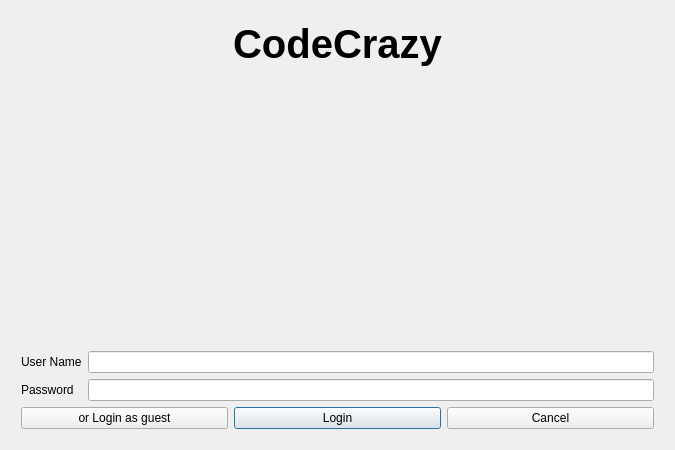
<?xml version="1.0" encoding="UTF-8"?>
<ui version="4.0">
 <class>LoginDialog</class>
 <widget class="QDialog" name="LoginDialog">
  <property name="geometry">
   <rect>
    <x>0</x>
    <y>0</y>
    <width>675</width>
    <height>450</height>
   </rect>
  </property>
  <property name="sizePolicy">
   <sizepolicy hsizetype="Minimum" vsizetype="Minimum">
    <horstretch>0</horstretch>
    <verstretch>0</verstretch>
   </sizepolicy>
  </property>
  <property name="windowTitle">
   <string>Login</string>
  </property>
  <layout class="QVBoxLayout" name="verticalLayout_2">
   <item>
    <layout class="QVBoxLayout" name="verticalLayout">
     <property name="leftMargin">
      <number>10</number>
     </property>
     <property name="topMargin">
      <number>10</number>
     </property>
     <property name="rightMargin">
      <number>10</number>
     </property>
     <property name="bottomMargin">
      <number>10</number>
     </property>
     <item>
      <layout class="QHBoxLayout" name="CodeCrazy_HL">
       <item>
        <widget class="QLabel" name="label">
         <property name="font">
          <font>
           <pointsize>30</pointsize>
           <italic>false</italic>
           <bold>true</bold>
           <underline>false</underline>
          </font>
         </property>
         <property name="text">
          <string>CodeCrazy</string>
         </property>
         <property name="alignment">
          <set>Qt::AlignmentFlag::AlignHCenter|Qt::AlignmentFlag::AlignTop</set>
         </property>
        </widget>
       </item>
      </layout>
     </item>
     <item>
      <layout class="QGridLayout" name="gridLayout">
       <item row="1" column="0">
        <widget class="QLabel" name="Password_L">
         <property name="text">
          <string>Password</string>
         </property>
        </widget>
       </item>
       <item row="0" column="0">
        <widget class="QLabel" name="UserName_L">
         <property name="text">
          <string>User Name</string>
         </property>
        </widget>
       </item>
       <item row="0" column="1">
        <widget class="QLineEdit" name="UserName_LE"/>
       </item>
       <item row="1" column="1">
        <widget class="QLineEdit" name="Password_LE">
         <property name="echoMode">
          <enum>QLineEdit::EchoMode::Password</enum>
         </property>
         <property name="clearButtonEnabled">
          <bool>true</bool>
         </property>
        </widget>
       </item>
      </layout>
     </item>
     <item>
      <layout class="QHBoxLayout" name="horizontalLayout_4">
       <item>
        <widget class="QPushButton" name="LoginGuest_PB">
         <property name="text">
          <string>or Login as guest</string>
         </property>
         <property name="autoDefault">
          <bool>true</bool>
         </property>
         <property name="default">
          <bool>false</bool>
         </property>
         <property name="flat">
          <bool>false</bool>
         </property>
        </widget>
       </item>
       <item>
        <widget class="QPushButton" name="Login_PB">
         <property name="text">
          <string>Login</string>
         </property>
         <property name="default">
          <bool>true</bool>
         </property>
        </widget>
       </item>
       <item>
        <widget class="QPushButton" name="Cancel_PB">
         <property name="text">
          <string>Cancel</string>
         </property>
        </widget>
       </item>
      </layout>
     </item>
    </layout>
   </item>
  </layout>
 </widget>
 <resources/>
 <connections/>
</ui>
